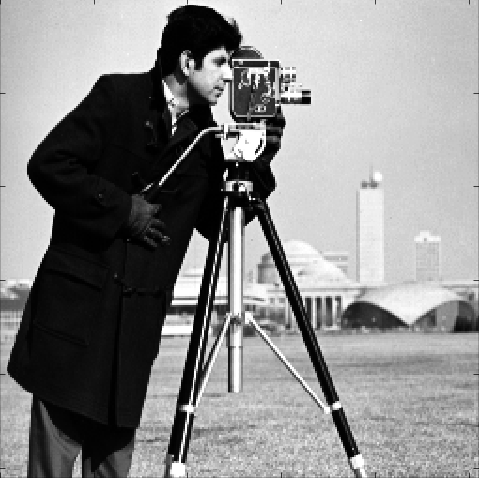
#> input picture 4th_assignment/images/cameraman.png, 479 x 478 px
$ python beeld_4th_assignment.py   (Python 2 division)
#> lines starting #> are read from the running program, lines starting #| are printed output that depends on the picture
### 4th_assignment/source/functions.py
"""
:synopsis:  These are the function implementations required for the exercises
            corresponding to this assignment.

.. moduleauthor:: Joris Stork <joris@wintermute.eu>, Lucas Swartsenburg
<luuk@noregular.com>

"""

__author__ = "Joris Stork, Lucas Swartsenburg"

import numpy as np
import matplotlib.image as mpimg
import matplotlib.pyplot as plt
import scipy.ndimage
import mpl_toolkits.mplot3d.axes3d as plt3
from performance_plotter import test_performance
from cv import Filter2D

temp = mpimg.imread('../images/cameraman.png')
#> temp is the input picture: shape (478, 479, 4) float32; mean R, G, B, A 0.54, 0.54, 0.54, 1
cameraman = temp[:,:,0]


def f(X,Y, A = 1, B = 2, V = (6 * np.pi / 201), W = (4 * np.pi / 201)):
    """ Discretisation of f. """

    F = A * np.sin(V * X) + B * np.cos(W * Y)
    return F


def fx(X,Y, A = 1, B = 2, V = (6 * np.pi / 201), W = (4 * np.pi / 201)):
    """  Discretisation of partial derivative of f wrt x. """

    F = A * V * np.cos(V * X)
    return F


def fy(X,Y, A = 1, B = 2, V = (6 * np.pi / 201), W = (4 * np.pi / 201)):
    """  Discretisation of partial derivative of f wrt y. """

    F = -B * W * np.sin(W * Y)
    return F


def ffx(xx, yy):
    """ x-components of gradient vectors of f """

    return fx(xx, yy)


def ffy(xx, yy):
    """ y-components of gradient vectors of f  """

    return fy(xx, yy)


# [140 lines left out: functions gauss, plot_3d, time_gauss_convolves, gauss1, time_gauss1_convolves, gd and 3 more, not called in this run]

### 4th_assignment/source/beeld_4th_assignment.py
#!/usr/bin/env python
"""
:synopsis:  Fourth assignment for Beeldbewerken (BSc Informatica, UvA): In line
            with the development guidelines on http://goo.gl/yvb6B we do not
            resort to pylab.

.. moduleauthor:: Joris Stork <joris@wintermute.eu>, Lucas Swartsenburg
<luuk@noregular.com>

"""

__author__ = "Joris Stork, Lucas Swartsenburg"

import sys
import os
import matplotlib.pyplot as plt
import matplotlib.image as mpimg
import numpy as np
from functions import *


# [240 lines left out: functions analytical_local_structure, gaussian_convolution, separable_gaussian_convolution, gaussian_derivatives, canny_edge_detector, menu, not called in this run]
#> the answer given: 1
#> in analytical_local_structure, `plt.show()`:
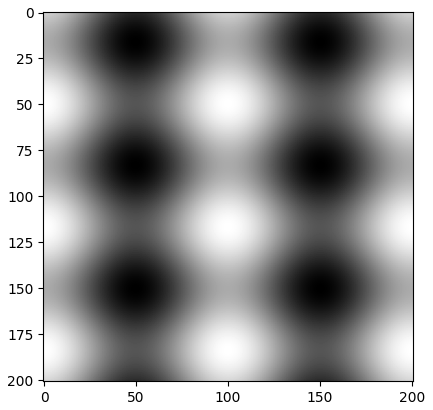
#> figure drawn by matplotlib, 1 panel
#> in analytical_local_structure, `plt.show()`:
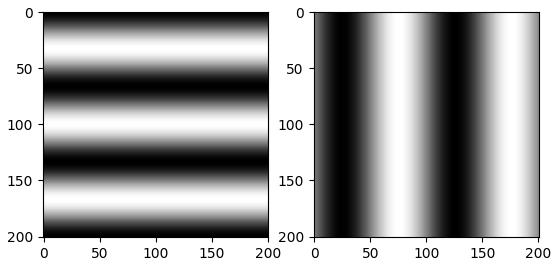
#> figure drawn by matplotlib, 2 panels
#> in analytical_local_structure, `plt.show()`:
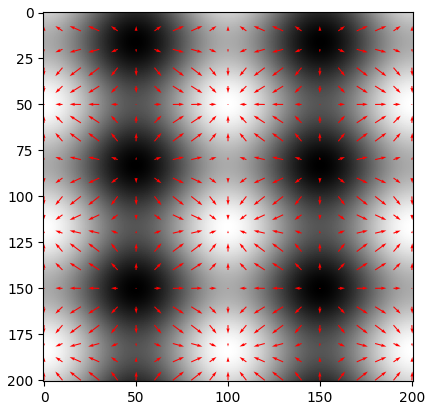
#> figure drawn by matplotlib, 1 panel
#> the answer given: 1


if __name__ == "__main__":
    print '\n*** Fourth assignment for Beeldbewerken (2011) ***\n'
#> (the run stopped early here; a loop or call above may not have finished)
